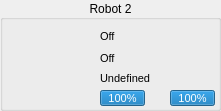
   <widget class="QGroupBox" name="groupBox_3">
    <property name="geometry">
     <rect>
      <x>920</x>
      <y>322</y>
      <width>221</width>
      <height>111</height>
     </rect>
    </property>
    <property name="title">
     <string>Robot 2</string>
    </property>
    <property name="alignment">
     <set>Qt::AlignCenter</set>
    </property>
    <widget class="QLabel" name="sprite_3">
     <property name="geometry">
      <rect>
       <x>8</x>
       <y>29</y>
       <width>64</width>
       <height>64</height>
      </rect>
     </property>
     <property name="text">
      <string/>
     </property>
     <property name="pixmap">
      <pixmap resource="../../rsc.qrc">:/textures/textures/robots/blue/b2.png</pixmap>
     </property>
     <property name="scaledContents">
      <bool>true</bool>
     </property>
    </widget>
    <widget class="QProgressBar" name="battery_3">
     <property name="geometry">
      <rect>
       <x>100</x>
       <y>90</y>
       <width>45</width>
       <height>16</height>
      </rect>
     </property>
     <property name="font">
      <font>
       <pointsize>8</pointsize>
      </font>
     </property>
     <property name="value">
      <number>100</number>
     </property>
    </widget>
    <widget class="QLabel" name="status_3">
     <property name="geometry">
      <rect>
       <x>100</x>
       <y>28</y>
       <width>17</width>
       <height>17</height>
      </rect>
     </property>
     <property name="font">
      <font>
       <pointsize>8</pointsize>
      </font>
     </property>
     <property name="text">
      <string>Off</string>
     </property>
    </widget>
    <widget class="QLabel" name="dribble_3">
     <property name="geometry">
      <rect>
       <x>100</x>
       <y>50</y>
       <width>17</width>
       <height>17</height>
      </rect>
     </property>
     <property name="font">
      <font>
       <pointsize>8</pointsize>
      </font>
     </property>
     <property name="text">
      <string>Off</string>
     </property>
    </widget>
    <widget class="QLabel" name="role_3">
     <property name="geometry">
      <rect>
       <x>100</x>
       <y>70</y>
       <width>111</width>
       <height>17</height>
      </rect>
     </property>
     <property name="font">
      <font>
       <pointsize>8</pointsize>
      </font>
     </property>
     <property name="text">
      <string>Undefined</string>
     </property>
    </widget>
    <widget class="QProgressBar" name="chute_3">
     <property name="geometry">
      <rect>
       <x>170</x>
       <y>90</y>
       <width>45</width>
       <height>16</height>
      </rect>
     </property>
     <property name="font">
      <font>
       <pointsize>8</pointsize>
      </font>
     </property>
     <property name="autoFillBackground">
      <bool>false</bool>
     </property>
     <property name="value">
      <number>100</number>
     </property>
    </widget>
    <widget class="QLabel" name="label_29">
     <property name="geometry">
      <rect>
       <x>80</x>
       <y>50</y>
       <width>16</width>
       <height>16</height>
      </rect>
     </property>
     <property name="text">
      <string/>
     </property>
     <property name="pixmap">
      <pixmap resource="../../rsc.qrc">:/textures/textures/ui/dribble.png</pixmap>
     </property>
     <property name="scaledContents">
      <bool>true</bool>
     </property>
    </widget>
    <widget class="QLabel" name="imgrole_3">
     <property name="geometry">
      <rect>
       <x>80</x>
       <y>70</y>
       <width>16</width>
       <height>16</height>
      </rect>
     </property>
     <property name="text">
      <string/>
     </property>
     <property name="pixmap">
      <pixmap resource="../../rsc.qrc">:/textures/textures/ui/none.png</pixmap>
     </property>
     <property name="scaledContents">
      <bool>true</bool>
     </property>
    </widget>
    <widget class="QLabel" name="label_12">
     <property name="geometry">
      <rect>
       <x>150</x>
       <y>90</y>
       <width>16</width>
       <height>16</height>
      </rect>
     </property>
     <property name="text">
      <string/>
     </property>
     <property name="pixmap">
      <pixmap resource="../../rsc.qrc">:/textures/textures/ui/chute.png</pixmap>
     </property>
     <property name="scaledContents">
      <bool>true</bool>
     </property>
    </widget>
    <widget class="QLabel" name="label_23">
     <property name="geometry">
      <rect>
       <x>80</x>
       <y>30</y>
       <width>16</width>
       <height>14</height>
      </rect>
     </property>
     <property name="text">
      <string/>
     </property>
     <property name="pixmap">
      <pixmap resource="../../rsc.qrc">:/textures/textures/ui/connect.png</pixmap>
     </property>
     <property name="scaledContents">
      <bool>true</bool>
     </property>
    </widget>
    <widget class="QLabel" name="label_3">
     <property name="geometry">
      <rect>
       <x>80</x>
       <y>90</y>
       <width>16</width>
       <height>16</height>
      </rect>
     </property>
     <property name="text">
      <string/>
     </property>
     <property name="pixmap">
      <pixmap resource="../../rsc.qrc">:/textures/textures/ui/battery.png</pixmap>
     </property>
     <property name="scaledContents">
      <bool>true</bool>
     </property>
    </widget>
   </widget>
